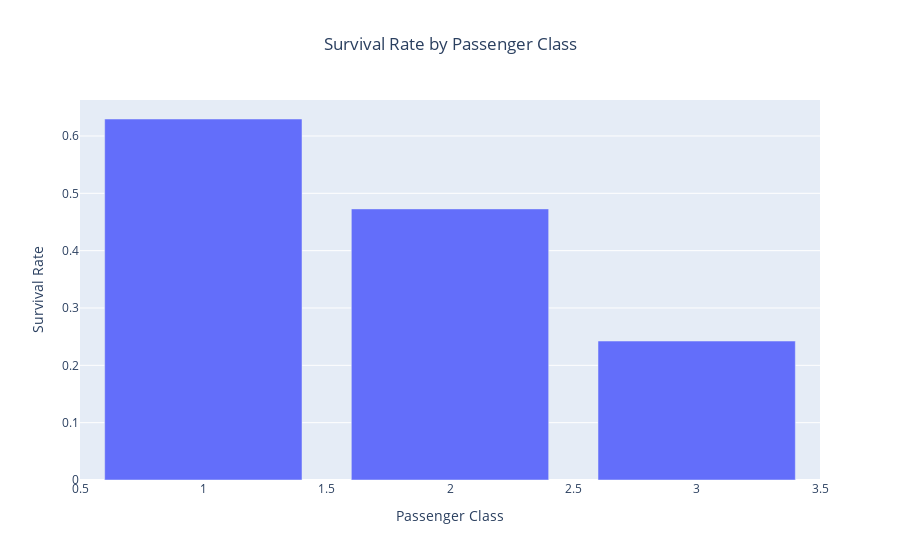

Notebook code cell kept with this figure:
### Code cell
# Calculate the survival rate by Pclass
survival_rate_by_pclass = df_titanic.groupby('Pclass')['Survived'].mean()

# Prepare data for the bar plot
x_values = survival_rate_by_pclass.index
y_values = survival_rate_by_pclass.values

# Create the bar plot
trace = go.Bar(x=x_values, y=y_values, name='Survival Rate')

# Create the layout
layout = go.Layout(
    title='Survival Rate by Passenger Class',
    title_x=0.5,
    xaxis=dict(title='Passenger Class'),
    yaxis=dict(title='Survival Rate')
)

# Create the figure
fig = go.Figure(data=[trace], layout=layout)

# Show the figure
fig.show()

### Figure 1 — Plotly figure (JSON) as saved in the notebook; plotly's stock layout.template omitted (floating-point values rounded to 4 significant figures)
{"data": [{"name": "Survival Rate", "type": "bar", "x": [1, 2, 3], "y": [0.6296, 0.4728, 0.2424]}], "layout": {"title": {"text": "Survival Rate by Passenger Class", "x": 0.5}, "xaxis": {"title": {"text": "Passenger Class"}}, "yaxis": {"title": {"text": "Survival Rate"}}}}
